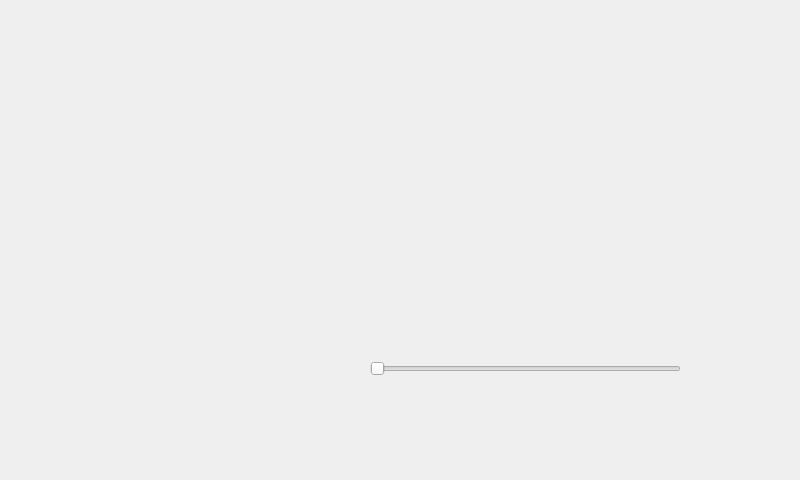
<?xml version="1.0" encoding="UTF-8"?>
<ui version="4.0">
 <class>fSerra</class>
 <widget class="QWidget" name="fSerra">
  <property name="geometry">
   <rect>
    <x>0</x>
    <y>0</y>
    <width>800</width>
    <height>480</height>
   </rect>
  </property>
  <property name="windowTitle">
   <string>Form</string>
  </property>
  <widget class="QWidget" name="widget" native="true">
   <property name="geometry">
    <rect>
     <x>10</x>
     <y>0</y>
     <width>800</width>
     <height>480</height>
    </rect>
   </property>
   <property name="styleSheet">
    <string notr="true">background-image: url(:/img/img/settaggi_serra.png);</string>
   </property>
   <widget class="QPushButton" name="pbRiseH10">
    <property name="geometry">
     <rect>
      <x>150</x>
      <y>90</y>
      <width>41</width>
      <height>61</height>
     </rect>
    </property>
    <property name="focusPolicy">
     <enum>Qt::NoFocus</enum>
    </property>
    <property name="styleSheet">
     <string notr="true">background-image: url(:/img/img/trasparenza.png);</string>
    </property>
    <property name="text">
     <string/>
    </property>
    <property name="flat">
     <bool>true</bool>
    </property>
   </widget>
   <widget class="QPushButton" name="pbRiseH1">
    <property name="geometry">
     <rect>
      <x>200</x>
      <y>90</y>
      <width>31</width>
      <height>61</height>
     </rect>
    </property>
    <property name="focusPolicy">
     <enum>Qt::NoFocus</enum>
    </property>
    <property name="styleSheet">
     <string notr="true">background-image: url(:/img/img/trasparenza.png);</string>
    </property>
    <property name="text">
     <string/>
    </property>
    <property name="flat">
     <bool>true</bool>
    </property>
   </widget>
   <widget class="QPushButton" name="pbRiseM1">
    <property name="geometry">
     <rect>
      <x>300</x>
      <y>90</y>
      <width>41</width>
      <height>61</height>
     </rect>
    </property>
    <property name="focusPolicy">
     <enum>Qt::NoFocus</enum>
    </property>
    <property name="styleSheet">
     <string notr="true">background-image: url(:/img/img/trasparenza.png);</string>
    </property>
    <property name="text">
     <string/>
    </property>
    <property name="flat">
     <bool>true</bool>
    </property>
   </widget>
   <widget class="QPushButton" name="pbRiseM10">
    <property name="geometry">
     <rect>
      <x>260</x>
      <y>90</y>
      <width>31</width>
      <height>61</height>
     </rect>
    </property>
    <property name="focusPolicy">
     <enum>Qt::NoFocus</enum>
    </property>
    <property name="styleSheet">
     <string notr="true">background-image: url(:/img/img/trasparenza.png);</string>
    </property>
    <property name="text">
     <string/>
    </property>
    <property name="flat">
     <bool>true</bool>
    </property>
   </widget>
   <widget class="QPushButton" name="pbSetH1">
    <property name="geometry">
     <rect>
      <x>520</x>
      <y>90</y>
      <width>41</width>
      <height>61</height>
     </rect>
    </property>
    <property name="focusPolicy">
     <enum>Qt::NoFocus</enum>
    </property>
    <property name="styleSheet">
     <string notr="true">background-image: url(:/img/img/trasparenza.png);</string>
    </property>
    <property name="text">
     <string/>
    </property>
    <property name="flat">
     <bool>true</bool>
    </property>
   </widget>
   <widget class="QPushButton" name="pbSetH10">
    <property name="geometry">
     <rect>
      <x>480</x>
      <y>90</y>
      <width>31</width>
      <height>61</height>
     </rect>
    </property>
    <property name="focusPolicy">
     <enum>Qt::NoFocus</enum>
    </property>
    <property name="styleSheet">
     <string notr="true">background-image: url(:/img/img/trasparenza.png);</string>
    </property>
    <property name="text">
     <string/>
    </property>
    <property name="flat">
     <bool>true</bool>
    </property>
   </widget>
   <widget class="QPushButton" name="pbSetM1">
    <property name="geometry">
     <rect>
      <x>620</x>
      <y>90</y>
      <width>41</width>
      <height>61</height>
     </rect>
    </property>
    <property name="focusPolicy">
     <enum>Qt::NoFocus</enum>
    </property>
    <property name="styleSheet">
     <string notr="true">background-image: url(:/img/img/trasparenza.png);</string>
    </property>
    <property name="text">
     <string/>
    </property>
    <property name="flat">
     <bool>true</bool>
    </property>
   </widget>
   <widget class="QPushButton" name="pbSetM10">
    <property name="geometry">
     <rect>
      <x>580</x>
      <y>90</y>
      <width>41</width>
      <height>61</height>
     </rect>
    </property>
    <property name="focusPolicy">
     <enum>Qt::NoFocus</enum>
    </property>
    <property name="styleSheet">
     <string notr="true">background-image: url(:/img/img/trasparenza.png);</string>
    </property>
    <property name="text">
     <string/>
    </property>
    <property name="flat">
     <bool>true</bool>
    </property>
   </widget>
   <widget class="QPushButton" name="pbTemp1">
    <property name="geometry">
     <rect>
      <x>390</x>
      <y>220</y>
      <width>51</width>
      <height>61</height>
     </rect>
    </property>
    <property name="focusPolicy">
     <enum>Qt::NoFocus</enum>
    </property>
    <property name="styleSheet">
     <string notr="true">background-image: url(:/img/img/trasparenza.png);</string>
    </property>
    <property name="text">
     <string/>
    </property>
    <property name="flat">
     <bool>true</bool>
    </property>
   </widget>
   <widget class="QPushButton" name="pbTemp10">
    <property name="geometry">
     <rect>
      <x>340</x>
      <y>220</y>
      <width>41</width>
      <height>61</height>
     </rect>
    </property>
    <property name="focusPolicy">
     <enum>Qt::NoFocus</enum>
    </property>
    <property name="styleSheet">
     <string notr="true">background-image: url(:/img/img/trasparenza.png);</string>
    </property>
    <property name="text">
     <string/>
    </property>
    <property name="flat">
     <bool>true</bool>
    </property>
   </widget>
   <widget class="QPushButton" name="bpHU10">
    <property name="geometry">
     <rect>
      <x>560</x>
      <y>220</y>
      <width>41</width>
      <height>61</height>
     </rect>
    </property>
    <property name="focusPolicy">
     <enum>Qt::NoFocus</enum>
    </property>
    <property name="styleSheet">
     <string notr="true">background-image: url(:/img/img/trasparenza.png);</string>
    </property>
    <property name="text">
     <string/>
    </property>
    <property name="flat">
     <bool>true</bool>
    </property>
   </widget>
   <widget class="QPushButton" name="bpHU1">
    <property name="geometry">
     <rect>
      <x>610</x>
      <y>220</y>
      <width>51</width>
      <height>61</height>
     </rect>
    </property>
    <property name="focusPolicy">
     <enum>Qt::NoFocus</enum>
    </property>
    <property name="styleSheet">
     <string notr="true">background-image: url(:/img/img/trasparenza.png);</string>
    </property>
    <property name="text">
     <string/>
    </property>
    <property name="flat">
     <bool>true</bool>
    </property>
   </widget>
   <widget class="QPushButton" name="pbSettings">
    <property name="geometry">
     <rect>
      <x>710</x>
      <y>50</y>
      <width>91</width>
      <height>121</height>
     </rect>
    </property>
    <property name="focusPolicy">
     <enum>Qt::NoFocus</enum>
    </property>
    <property name="styleSheet">
     <string notr="true">background-image: url(:/img/img/trasparenza.png);</string>
    </property>
    <property name="text">
     <string/>
    </property>
    <property name="flat">
     <bool>true</bool>
    </property>
   </widget>
   <widget class="QPushButton" name="pbHome">
    <property name="geometry">
     <rect>
      <x>710</x>
      <y>160</y>
      <width>81</width>
      <height>121</height>
     </rect>
    </property>
    <property name="focusPolicy">
     <enum>Qt::NoFocus</enum>
    </property>
    <property name="styleSheet">
     <string notr="true">background-image: url(:/img/img/trasparenza.png);</string>
    </property>
    <property name="text">
     <string/>
    </property>
    <property name="flat">
     <bool>true</bool>
    </property>
   </widget>
   <widget class="QPushButton" name="pbBack">
    <property name="geometry">
     <rect>
      <x>710</x>
      <y>270</y>
      <width>81</width>
      <height>121</height>
     </rect>
    </property>
    <property name="focusPolicy">
     <enum>Qt::NoFocus</enum>
    </property>
    <property name="styleSheet">
     <string notr="true">background-image: url(:/img/img/trasparenza.png);</string>
    </property>
    <property name="text">
     <string/>
    </property>
    <property name="flat">
     <bool>true</bool>
    </property>
   </widget>
   <widget class="QPushButton" name="pbRiseH10P">
    <property name="geometry">
     <rect>
      <x>150</x>
      <y>60</y>
      <width>41</width>
      <height>31</height>
     </rect>
    </property>
    <property name="focusPolicy">
     <enum>Qt::NoFocus</enum>
    </property>
    <property name="styleSheet">
     <string notr="true">background-image: url(:/img/img/trasparenza.png);</string>
    </property>
    <property name="text">
     <string/>
    </property>
    <property name="flat">
     <bool>true</bool>
    </property>
   </widget>
   <widget class="QPushButton" name="pbRiseH1P">
    <property name="geometry">
     <rect>
      <x>190</x>
      <y>60</y>
      <width>41</width>
      <height>31</height>
     </rect>
    </property>
    <property name="focusPolicy">
     <enum>Qt::NoFocus</enum>
    </property>
    <property name="styleSheet">
     <string notr="true">background-image: url(:/img/img/trasparenza.png);</string>
    </property>
    <property name="text">
     <string/>
    </property>
    <property name="flat">
     <bool>true</bool>
    </property>
   </widget>
   <widget class="QPushButton" name="pbRiseM10P">
    <property name="geometry">
     <rect>
      <x>260</x>
      <y>60</y>
      <width>41</width>
      <height>31</height>
     </rect>
    </property>
    <property name="focusPolicy">
     <enum>Qt::NoFocus</enum>
    </property>
    <property name="contextMenuPolicy">
     <enum>Qt::DefaultContextMenu</enum>
    </property>
    <property name="styleSheet">
     <string notr="true">background-image: url(:/img/img/trasparenza.png);</string>
    </property>
    <property name="text">
     <string/>
    </property>
    <property name="flat">
     <bool>true</bool>
    </property>
   </widget>
   <widget class="QPushButton" name="pbRiseM1P">
    <property name="geometry">
     <rect>
      <x>300</x>
      <y>60</y>
      <width>41</width>
      <height>31</height>
     </rect>
    </property>
    <property name="focusPolicy">
     <enum>Qt::NoFocus</enum>
    </property>
    <property name="styleSheet">
     <string notr="true">background-image: url(:/img/img/trasparenza.png);</string>
    </property>
    <property name="text">
     <string/>
    </property>
    <property name="flat">
     <bool>true</bool>
    </property>
   </widget>
   <widget class="QPushButton" name="pbSetH10P">
    <property name="geometry">
     <rect>
      <x>480</x>
      <y>60</y>
      <width>41</width>
      <height>31</height>
     </rect>
    </property>
    <property name="focusPolicy">
     <enum>Qt::NoFocus</enum>
    </property>
    <property name="styleSheet">
     <string notr="true">background-image: url(:/img/img/trasparenza.png);</string>
    </property>
    <property name="text">
     <string/>
    </property>
    <property name="flat">
     <bool>true</bool>
    </property>
   </widget>
   <widget class="QPushButton" name="pbSetH1P">
    <property name="geometry">
     <rect>
      <x>520</x>
      <y>60</y>
      <width>41</width>
      <height>31</height>
     </rect>
    </property>
    <property name="focusPolicy">
     <enum>Qt::NoFocus</enum>
    </property>
    <property name="styleSheet">
     <string notr="true">background-image: url(:/img/img/trasparenza.png);</string>
    </property>
    <property name="text">
     <string/>
    </property>
    <property name="flat">
     <bool>true</bool>
    </property>
   </widget>
   <widget class="QPushButton" name="pbSetM10P">
    <property name="geometry">
     <rect>
      <x>580</x>
      <y>60</y>
      <width>41</width>
      <height>31</height>
     </rect>
    </property>
    <property name="focusPolicy">
     <enum>Qt::NoFocus</enum>
    </property>
    <property name="styleSheet">
     <string notr="true">background-image: url(:/img/img/trasparenza.png);</string>
    </property>
    <property name="text">
     <string/>
    </property>
    <property name="flat">
     <bool>true</bool>
    </property>
   </widget>
   <widget class="QPushButton" name="pbSetM1P">
    <property name="geometry">
     <rect>
      <x>620</x>
      <y>60</y>
      <width>41</width>
      <height>31</height>
     </rect>
    </property>
    <property name="focusPolicy">
     <enum>Qt::NoFocus</enum>
    </property>
    <property name="styleSheet">
     <string notr="true">background-image: url(:/img/img/trasparenza.png);</string>
    </property>
    <property name="text">
     <string/>
    </property>
    <property name="flat">
     <bool>true</bool>
    </property>
   </widget>
   <widget class="QPushButton" name="pbSetM10M">
    <property name="geometry">
     <rect>
      <x>580</x>
      <y>150</y>
      <width>41</width>
      <height>31</height>
     </rect>
    </property>
    <property name="focusPolicy">
     <enum>Qt::NoFocus</enum>
    </property>
    <property name="styleSheet">
     <string notr="true">background-image: url(:/img/img/trasparenza.png);</string>
    </property>
    <property name="text">
     <string/>
    </property>
    <property name="flat">
     <bool>true</bool>
    </property>
   </widget>
   <widget class="QPushButton" name="pbSetM1M">
    <property name="geometry">
     <rect>
      <x>620</x>
      <y>150</y>
      <width>41</width>
      <height>31</height>
     </rect>
    </property>
    <property name="focusPolicy">
     <enum>Qt::NoFocus</enum>
    </property>
    <property name="styleSheet">
     <string notr="true">background-image: url(:/img/img/trasparenza.png);</string>
    </property>
    <property name="text">
     <string/>
    </property>
    <property name="flat">
     <bool>true</bool>
    </property>
   </widget>
   <widget class="QPushButton" name="pbSetH10M">
    <property name="geometry">
     <rect>
      <x>480</x>
      <y>150</y>
      <width>41</width>
      <height>31</height>
     </rect>
    </property>
    <property name="focusPolicy">
     <enum>Qt::NoFocus</enum>
    </property>
    <property name="styleSheet">
     <string notr="true">background-image: url(:/img/img/trasparenza.png);</string>
    </property>
    <property name="text">
     <string/>
    </property>
    <property name="flat">
     <bool>true</bool>
    </property>
   </widget>
   <widget class="QPushButton" name="pbSetH1M">
    <property name="geometry">
     <rect>
      <x>520</x>
      <y>150</y>
      <width>41</width>
      <height>31</height>
     </rect>
    </property>
    <property name="focusPolicy">
     <enum>Qt::NoFocus</enum>
    </property>
    <property name="styleSheet">
     <string notr="true">background-image: url(:/img/img/trasparenza.png);</string>
    </property>
    <property name="text">
     <string/>
    </property>
    <property name="flat">
     <bool>true</bool>
    </property>
   </widget>
   <widget class="QPushButton" name="pbRiseM10M">
    <property name="geometry">
     <rect>
      <x>260</x>
      <y>150</y>
      <width>41</width>
      <height>31</height>
     </rect>
    </property>
    <property name="focusPolicy">
     <enum>Qt::NoFocus</enum>
    </property>
    <property name="styleSheet">
     <string notr="true">background-image: url(:/img/img/trasparenza.png);</string>
    </property>
    <property name="text">
     <string/>
    </property>
    <property name="flat">
     <bool>true</bool>
    </property>
   </widget>
   <widget class="QPushButton" name="pbRiseM1M">
    <property name="geometry">
     <rect>
      <x>300</x>
      <y>150</y>
      <width>41</width>
      <height>31</height>
     </rect>
    </property>
    <property name="focusPolicy">
     <enum>Qt::NoFocus</enum>
    </property>
    <property name="styleSheet">
     <string notr="true">background-image: url(:/img/img/trasparenza.png);</string>
    </property>
    <property name="text">
     <string/>
    </property>
    <property name="flat">
     <bool>true</bool>
    </property>
   </widget>
   <widget class="QPushButton" name="pbRiseH10M">
    <property name="geometry">
     <rect>
      <x>150</x>
      <y>150</y>
      <width>41</width>
      <height>31</height>
     </rect>
    </property>
    <property name="focusPolicy">
     <enum>Qt::NoFocus</enum>
    </property>
    <property name="styleSheet">
     <string notr="true">background-image: url(:/img/img/trasparenza.png);</string>
    </property>
    <property name="text">
     <string/>
    </property>
    <property name="flat">
     <bool>true</bool>
    </property>
   </widget>
   <widget class="QPushButton" name="pbRiseH1M">
    <property name="geometry">
     <rect>
      <x>190</x>
      <y>150</y>
      <width>41</width>
      <height>31</height>
     </rect>
    </property>
    <property name="focusPolicy">
     <enum>Qt::NoFocus</enum>
    </property>
    <property name="styleSheet">
     <string notr="true">background-image: url(:/img/img/trasparenza.png);</string>
    </property>
    <property name="text">
     <string/>
    </property>
    <property name="flat">
     <bool>true</bool>
    </property>
   </widget>
   <widget class="QPushButton" name="pbTemp10P">
    <property name="geometry">
     <rect>
      <x>340</x>
      <y>180</y>
      <width>41</width>
      <height>31</height>
     </rect>
    </property>
    <property name="focusPolicy">
     <enum>Qt::NoFocus</enum>
    </property>
    <property name="styleSheet">
     <string notr="true">background-image: url(:/img/img/trasparenza.png);</string>
    </property>
    <property name="text">
     <string/>
    </property>
    <property name="flat">
     <bool>true</bool>
    </property>
   </widget>
   <widget class="QPushButton" name="pbTemp1P">
    <property name="geometry">
     <rect>
      <x>390</x>
      <y>180</y>
      <width>41</width>
      <height>31</height>
     </rect>
    </property>
    <property name="focusPolicy">
     <enum>Qt::NoFocus</enum>
    </property>
    <property name="styleSheet">
     <string notr="true">background-image: url(:/img/img/trasparenza.png);</string>
    </property>
    <property name="text">
     <string/>
    </property>
    <property name="flat">
     <bool>true</bool>
    </property>
   </widget>
   <widget class="QPushButton" name="pbTemp10M">
    <property name="geometry">
     <rect>
      <x>340</x>
      <y>280</y>
      <width>41</width>
      <height>31</height>
     </rect>
    </property>
    <property name="focusPolicy">
     <enum>Qt::NoFocus</enum>
    </property>
    <property name="styleSheet">
     <string notr="true">background-image: url(:/img/img/trasparenza.png);</string>
    </property>
    <property name="text">
     <string/>
    </property>
    <property name="flat">
     <bool>true</bool>
    </property>
   </widget>
   <widget class="QPushButton" name="pbTemp1M">
    <property name="geometry">
     <rect>
      <x>390</x>
      <y>280</y>
      <width>41</width>
      <height>31</height>
     </rect>
    </property>
    <property name="focusPolicy">
     <enum>Qt::NoFocus</enum>
    </property>
    <property name="styleSheet">
     <string notr="true">background-image: url(:/img/img/trasparenza.png);</string>
    </property>
    <property name="text">
     <string/>
    </property>
    <property name="flat">
     <bool>true</bool>
    </property>
   </widget>
   <widget class="QPushButton" name="bpHU10P">
    <property name="geometry">
     <rect>
      <x>570</x>
      <y>180</y>
      <width>41</width>
      <height>31</height>
     </rect>
    </property>
    <property name="focusPolicy">
     <enum>Qt::NoFocus</enum>
    </property>
    <property name="styleSheet">
     <string notr="true">background-image: url(:/img/img/trasparenza.png);</string>
    </property>
    <property name="text">
     <string/>
    </property>
    <property name="flat">
     <bool>true</bool>
    </property>
   </widget>
   <widget class="QPushButton" name="bpHU1P">
    <property name="geometry">
     <rect>
      <x>620</x>
      <y>180</y>
      <width>41</width>
      <height>31</height>
     </rect>
    </property>
    <property name="focusPolicy">
     <enum>Qt::NoFocus</enum>
    </property>
    <property name="styleSheet">
     <string notr="true">background-image: url(:/img/img/trasparenza.png);</string>
    </property>
    <property name="text">
     <string/>
    </property>
    <property name="flat">
     <bool>true</bool>
    </property>
   </widget>
   <widget class="QPushButton" name="bpHU10M">
    <property name="geometry">
     <rect>
      <x>560</x>
      <y>280</y>
      <width>41</width>
      <height>31</height>
     </rect>
    </property>
    <property name="focusPolicy">
     <enum>Qt::NoFocus</enum>
    </property>
    <property name="styleSheet">
     <string notr="true">background-image: url(:/img/img/trasparenza.png);</string>
    </property>
    <property name="text">
     <string/>
    </property>
    <property name="flat">
     <bool>true</bool>
    </property>
   </widget>
   <widget class="QPushButton" name="bpHU1M">
    <property name="geometry">
     <rect>
      <x>610</x>
      <y>280</y>
      <width>41</width>
      <height>31</height>
     </rect>
    </property>
    <property name="focusPolicy">
     <enum>Qt::NoFocus</enum>
    </property>
    <property name="styleSheet">
     <string notr="true">background-image: url(:/img/img/trasparenza.png);</string>
    </property>
    <property name="text">
     <string/>
    </property>
    <property name="flat">
     <bool>true</bool>
    </property>
   </widget>
   <widget class="QSlider" name="horizontalSlider">
    <property name="geometry">
     <rect>
      <x>360</x>
      <y>360</y>
      <width>311</width>
      <height>18</height>
     </rect>
    </property>
    <property name="focusPolicy">
     <enum>Qt::NoFocus</enum>
    </property>
    <property name="orientation">
     <enum>Qt::Horizontal</enum>
    </property>
   </widget>
  </widget>
 </widget>
 <resources/>
 <connections/>
</ui>
